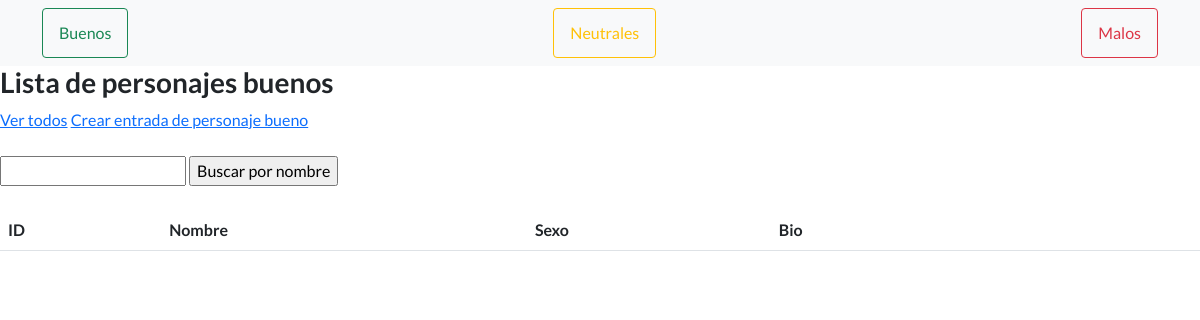
Page /naturaleza/lista-buenos/ on the earlier database version.
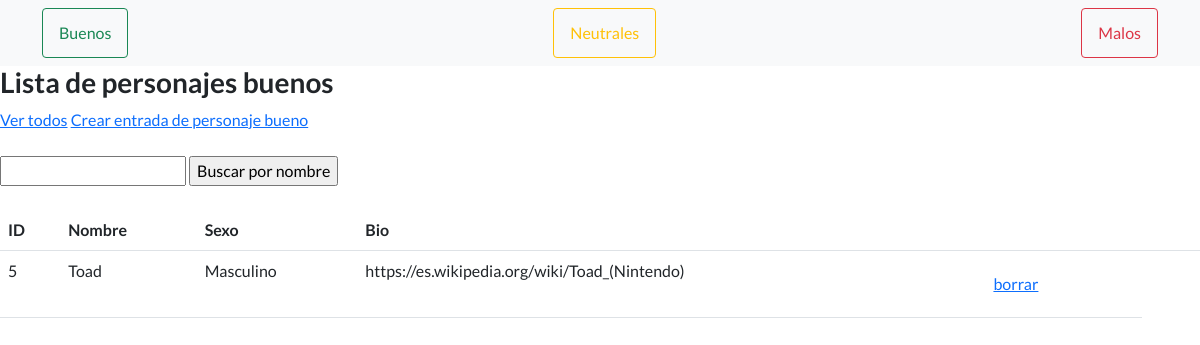
Same page on the later database version.
### personajes/models.py (models this page shows)
class Bueno (models.Model):
    nombre = models.CharField(max_length=65)
    sexo = models.CharField(max_length=9)
    bio = models.TextField()

### personajes/views.py (the view)
# urls.py: path('lista-buenos/', listar_buenos, name='lista_buenos'),
def listar_buenos(request):
    contexto = {
        "buenos": Bueno.objects.all(),
    }
    http_response = render(
        request=request,
        template_name='personajes/lista_buenos.html',
        context=contexto,
    )
    return http_response

### personajes/templates/personajes/lista_buenos.html (shortened to what this page needs)
{% extends "base.html" %}
{% block contenido %}
<h3>Lista de personajes buenos</h3>
<a href="{% url 'lista_buenos' %}">Ver todos</a>
<a href="{% url 'crear_bueno' %}">Crear entrada de personaje bueno</a>
<br><br>
<form action="{% url 'buscar_bueno' %}" method="post">
  <input type="text" name="busqueda">
  <input type="submit" value="Buscar por nombre">
</form>
<br>
<table class="table">
  <tbody>
    <tr>
      <th>ID</th>
      <th>Nombre</th>
      <th>Sexo</th>
      <th>Bio</th>
      <td></td>
      <td></td>
      <td></td>
    </tr>
    {% for bueno in buenos %}
    <tr>
      <td>{{ bueno.id }}</td>
      <td>{{ bueno.nombre }}</td>
      <td>{{ bueno.sexo }}</td>
      <td>{{ bueno.bio }}</td>
      <td>
        <form action="{% url 'borrar_bueno' bueno.id %}" method="post">
          <input type="submit" class="btn btn-link" value="borrar"/>
        </form>
      </td>
    </tr>
    {% endfor %}
  </tbody>
</table>
{% endblock contenido %}

Differences in the rows shown:
added Bueno: id "5", nombre "Toad", sexo "Masculino", bio "https://es.wikipedia.org/wiki/Toad_(Nintendo)"
